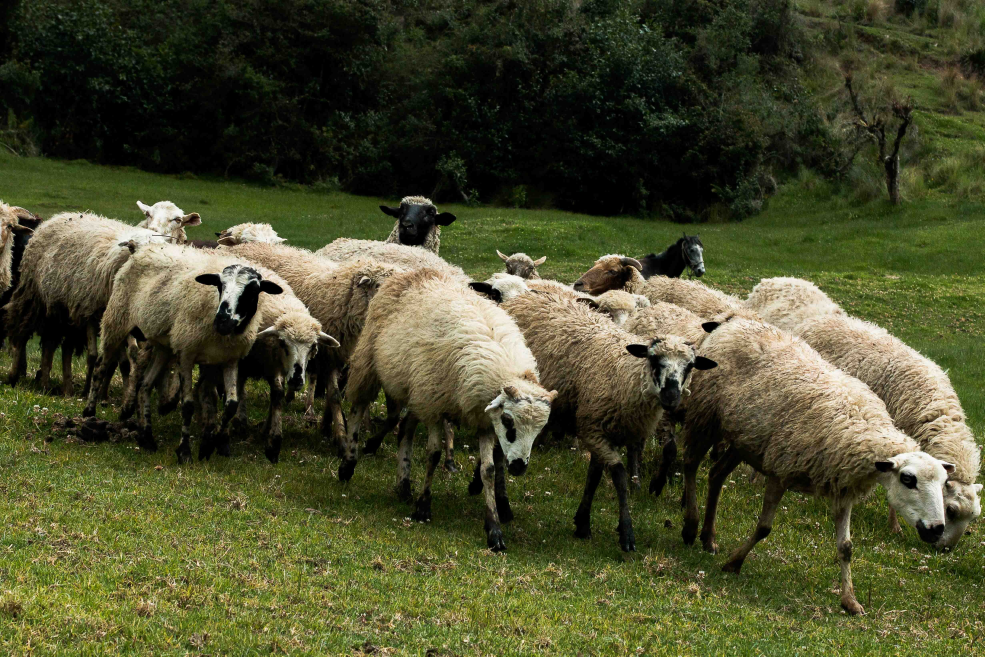
#> input picture 1.jpg, 4923 x 3282 px, given in place of овца.jpg, which was not available (shown at 1/5 size); the run also reads 1 picture not shown here
$ python kek7.py
#> lines starting #> are read from the running program, lines starting #| are printed output that depends on the picture; pictures that were not available may be replaced by others from this repository, and a replacement may not be noted
from PIL import Image, ImageOps, ImageFilter, ImageDraw, ImageFont

sample = Image.open('овца.jpg')
#> sample is the input picture: PIL image 4923x3282 RGB; mean R, G, B 74.7, 76.6, 45.2
sample.show()

hor = ImageOps.mirror(sample)
hor.save('овца_гор.jpg')
ver = ImageOps.flip(sample)
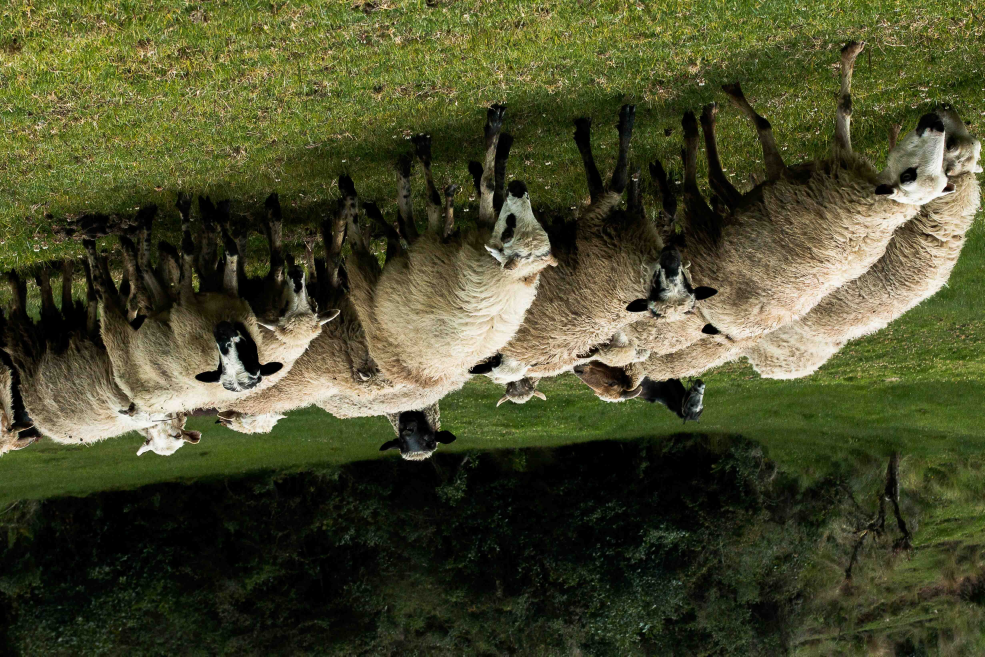
#> ver: PIL image 4923x3282 RGB (shown at 1/5 size); mean R, G, B 74.7, 76.6, 45.2
ver.save('овца_вер.jpg')


im1 = Image.open('1.jpg')
im2 = Image.open('2.jpg')
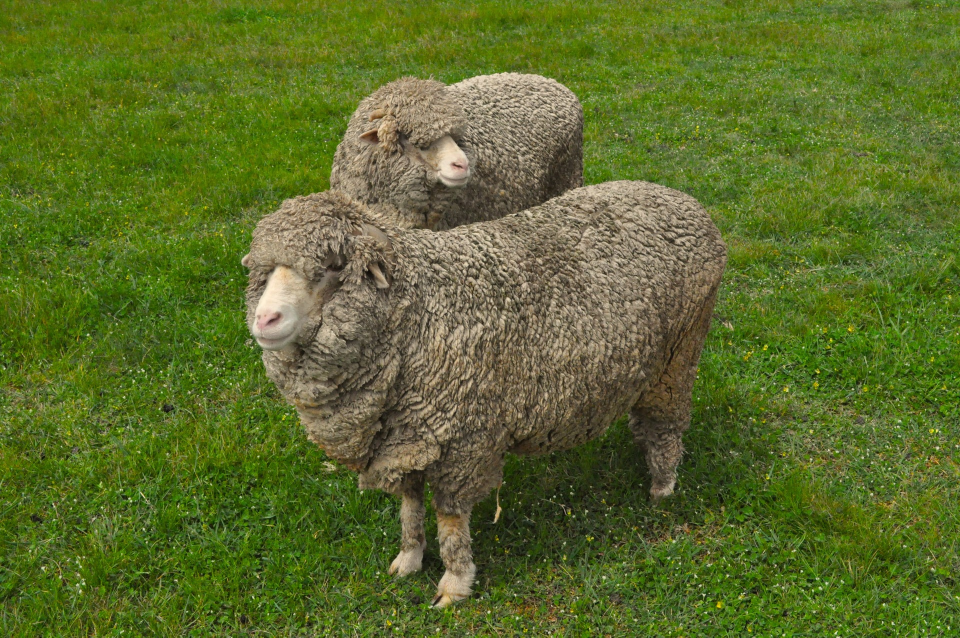
#> input picture 2.jpg, 1920 x 1275 px (shown at 1/2 size)
#> im2 is the input picture: PIL image 1920x1275 RGB; mean R, G, B 91, 106.8, 42.9
im3 = Image.open('3.jpg')
im4 = Image.open('4.jpg')
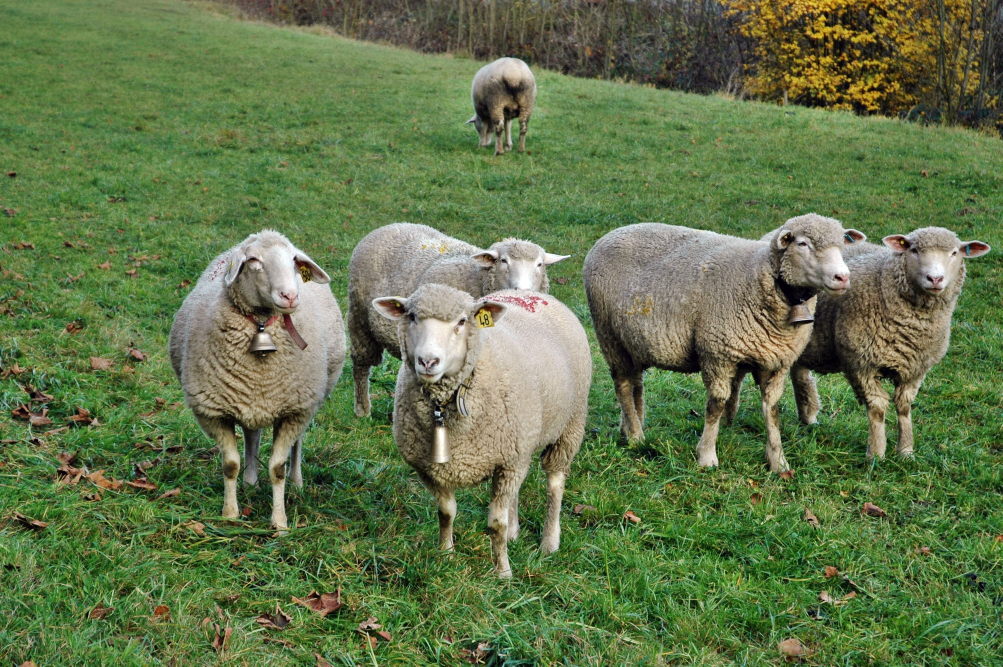
#> input picture 4.jpg, 3008 x 2000 px (shown at 1/3 size)
#> im4 is the input picture: PIL image 3008x2000 RGB; mean R, G, B 98, 116.6, 74.1
im5 = Image.open('5.jpg')
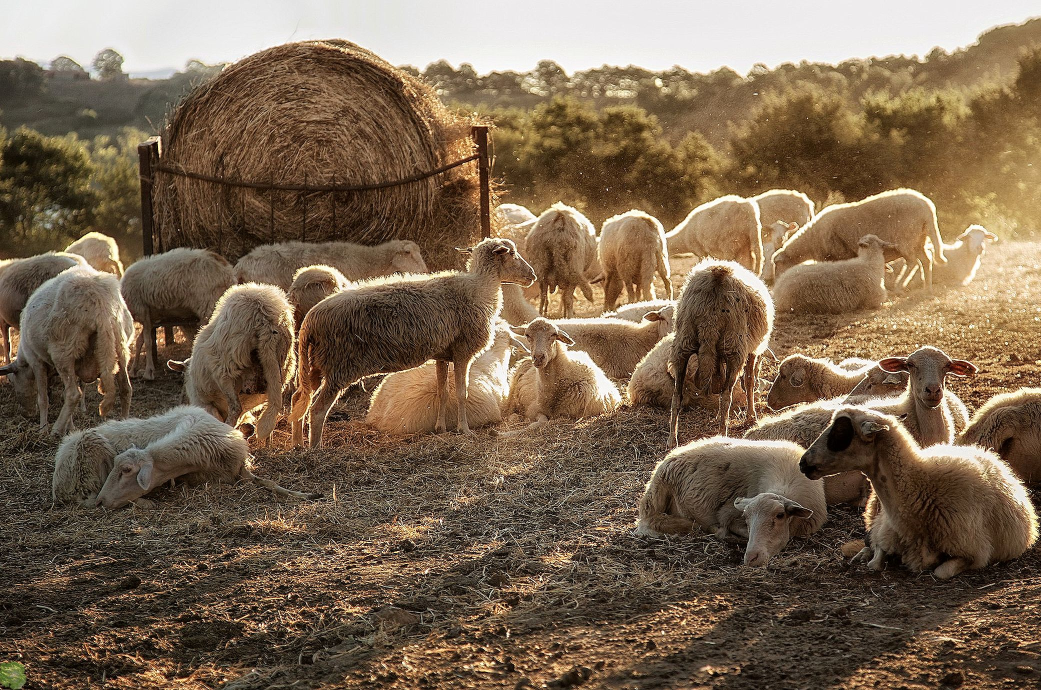
#> input picture 5.jpg, 2082 x 1380 px (shown at 1/2 size)
#> im5 is the input picture: PIL image 2082x1380 RGB; mean R, G, B 121.7, 101.6, 79.9

edg1 = im1.filter(ImageFilter.FIND_EDGES)
edg2 = im2.filter(ImageFilter.FIND_EDGES)
edg3 = im3.filter(ImageFilter.FIND_EDGES)
edg4 = im4.filter(ImageFilter.FIND_EDGES)
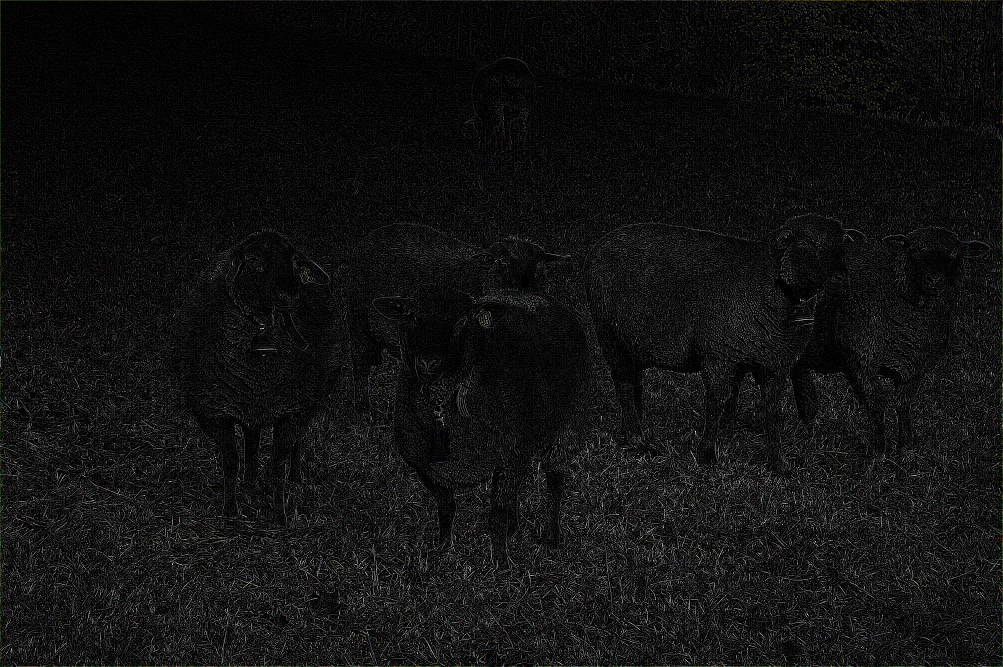
#> edg4: PIL image 3008x2000 RGB (shown at 1/3 size); mean R, G, B 17.8, 17.7, 17.7
edg5 = im5.filter(ImageFilter.FIND_EDGES)
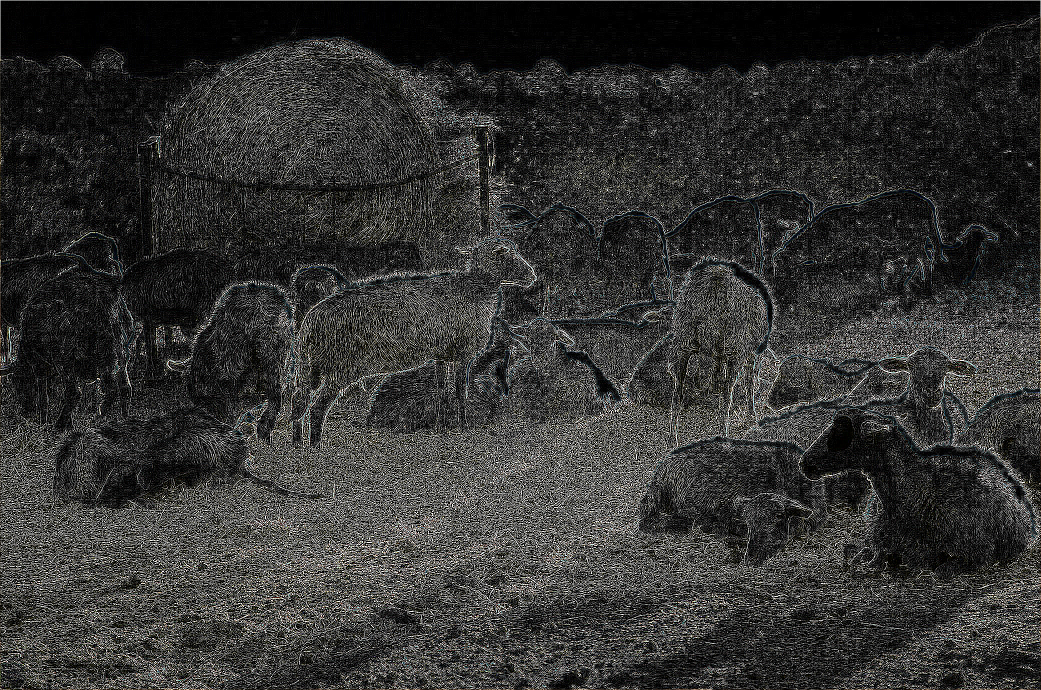
#> edg5: PIL image 2082x1380 RGB (shown at 1/2 size); mean R, G, B 51, 50.9, 49.6

edg1.save('1_kek.jpg')
edg2.save('2_kek.jpg')
edg3.save('3_kek.jpg')
edg4.save('4_kek.jpg')
edg5.save('5_kek.jpg')

image = Image.open('овца.jpg')
draw = ImageDraw.Draw(image)

bl = (3, 7, 12)
font = ImageFont.truetype("kekkek.ttf", 40)
draw.text((0, 0), "KEKEKE", fill=bl, font=font)
image.show()
image.save('лул_овца.jpg')
